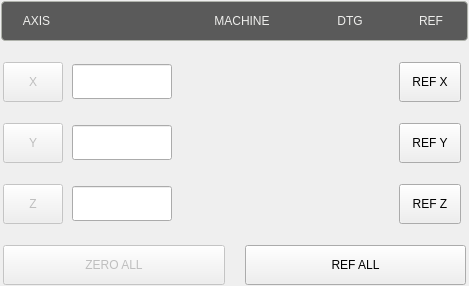
<?xml version="1.0" encoding="UTF-8"?>
<ui version="4.0">
 <class>dros_xyz</class>
 <widget class="QWidget" name="dros_xyz">
  <property name="geometry">
   <rect>
    <x>0</x>
    <y>0</y>
    <width>469</width>
    <height>286</height>
   </rect>
  </property>
  <property name="sizePolicy">
   <sizepolicy hsizetype="Preferred" vsizetype="Preferred">
    <horstretch>0</horstretch>
    <verstretch>0</verstretch>
   </sizepolicy>
  </property>
  <property name="windowTitle">
   <string>dros_xyz</string>
  </property>
  <property name="layoutDirection">
   <enum>Qt::LayoutDirection::LeftToRight</enum>
  </property>
  <layout class="QVBoxLayout" name="verticalLayout">
   <property name="spacing">
    <number>0</number>
   </property>
   <property name="leftMargin">
    <number>0</number>
   </property>
   <property name="topMargin">
    <number>0</number>
   </property>
   <property name="rightMargin">
    <number>0</number>
   </property>
   <property name="bottomMargin">
    <number>0</number>
   </property>
   <item>
    <widget class="QWidget" name="widget_xyz" native="true">
     <layout class="QVBoxLayout" name="verticalLayout_55">
      <property name="spacing">
       <number>19</number>
      </property>
      <property name="leftMargin">
       <number>0</number>
      </property>
      <property name="topMargin">
       <number>0</number>
      </property>
      <property name="rightMargin">
       <number>0</number>
      </property>
      <property name="bottomMargin">
       <number>0</number>
      </property>
      <item>
       <layout class="QHBoxLayout" name="horizontalLayout_81">
        <property name="spacing">
         <number>8</number>
        </property>
        <property name="leftMargin">
         <number>1</number>
        </property>
        <property name="topMargin">
         <number>1</number>
        </property>
        <property name="rightMargin">
         <number>1</number>
        </property>
        <property name="bottomMargin">
         <number>1</number>
        </property>
        <item>
         <widget class="QFrame" name="frame">
          <property name="sizePolicy">
           <sizepolicy hsizetype="Preferred" vsizetype="Fixed">
            <horstretch>0</horstretch>
            <verstretch>0</verstretch>
           </sizepolicy>
          </property>
          <property name="minimumSize">
           <size>
            <width>0</width>
            <height>40</height>
           </size>
          </property>
          <property name="maximumSize">
           <size>
            <width>16777215</width>
            <height>40</height>
           </size>
          </property>
          <property name="styleSheet">
           <string notr="true">.QFrame{
    border-style: solid;
    border-color: rgb(176, 179,172);
    border-width: 1px;
    border-radius: 4px;
    background-color: rgb(90, 90, 90);
    padding: -5px;
}</string>
          </property>
          <property name="frameShape">
           <enum>QFrame::Shape::StyledPanel</enum>
          </property>
          <property name="frameShadow">
           <enum>QFrame::Shadow::Raised</enum>
          </property>
          <layout class="QHBoxLayout" name="horizontalLayout_136">
           <property name="spacing">
            <number>8</number>
           </property>
           <property name="leftMargin">
            <number>15</number>
           </property>
           <property name="rightMargin">
            <number>20</number>
           </property>
           <item>
            <widget class="StatusLabel" name="axis_column_header">
             <property name="sizePolicy">
              <sizepolicy hsizetype="Fixed" vsizetype="Fixed">
               <horstretch>0</horstretch>
               <verstretch>0</verstretch>
              </sizepolicy>
             </property>
             <property name="minimumSize">
              <size>
               <width>60</width>
               <height>17</height>
              </size>
             </property>
             <property name="maximumSize">
              <size>
               <width>60</width>
               <height>17</height>
              </size>
             </property>
             <property name="styleSheet">
              <string notr="true">QLabel{
    color: rgb(238, 238, 236);
	font: 16pt &quot;Bebas Kai&quot;;
    padding-left: 1px;
    padding-right: 20px;
}</string>
             </property>
             <property name="text">
              <string>AXIS</string>
             </property>
             <property name="alignment">
              <set>Qt::AlignmentFlag::AlignCenter</set>
             </property>
             <property name="rules" stdset="0">
              <string>[]</string>
             </property>
            </widget>
           </item>
           <item>
            <widget class="StatusLabel" name="work_column_header">
             <property name="sizePolicy">
              <sizepolicy hsizetype="Fixed" vsizetype="Fixed">
               <horstretch>0</horstretch>
               <verstretch>0</verstretch>
              </sizepolicy>
             </property>
             <property name="minimumSize">
              <size>
               <width>100</width>
               <height>17</height>
              </size>
             </property>
             <property name="maximumSize">
              <size>
               <width>100</width>
               <height>17</height>
              </size>
             </property>
             <property name="styleSheet">
              <string notr="true">QLabel{
    color: rgb(238, 238, 236);
	font: 16pt &quot;Bebas Kai&quot;;
    padding-left: 6px;
}</string>
             </property>
             <property name="alignment">
              <set>Qt::AlignmentFlag::AlignCenter</set>
             </property>
             <property name="rules" stdset="0">
              <string>[{&quot;channels&quot;: [{&quot;url&quot;: &quot;status:g5x_index?text&quot;, &quot;trigger&quot;: true}], &quot;property&quot;: &quot;Text&quot;, &quot;expression&quot;: &quot;ch[0] + ' WORK'\n&quot;, &quot;name&quot;: &quot;WCS Header&quot;}]</string>
             </property>
            </widget>
           </item>
           <item>
            <widget class="QLabel" name="machine_column_header">
             <property name="enabled">
              <bool>false</bool>
             </property>
             <property name="sizePolicy">
              <sizepolicy hsizetype="Fixed" vsizetype="Fixed">
               <horstretch>0</horstretch>
               <verstretch>0</verstretch>
              </sizepolicy>
             </property>
             <property name="minimumSize">
              <size>
               <width>100</width>
               <height>17</height>
              </size>
             </property>
             <property name="maximumSize">
              <size>
               <width>100</width>
               <height>17</height>
              </size>
             </property>
             <property name="styleSheet">
              <string notr="true">QLabel{
    color: rgb(238, 238, 236);
	font: 16pt &quot;Bebas Kai&quot;;
}</string>
             </property>
             <property name="text">
              <string>MACHINE</string>
             </property>
             <property name="alignment">
              <set>Qt::AlignmentFlag::AlignCenter</set>
             </property>
            </widget>
           </item>
           <item>
            <widget class="QLabel" name="dtg_column_header">
             <property name="sizePolicy">
              <sizepolicy hsizetype="Fixed" vsizetype="Fixed">
               <horstretch>0</horstretch>
               <verstretch>0</verstretch>
              </sizepolicy>
             </property>
             <property name="minimumSize">
              <size>
               <width>100</width>
               <height>17</height>
              </size>
             </property>
             <property name="maximumSize">
              <size>
               <width>100</width>
               <height>17</height>
              </size>
             </property>
             <property name="styleSheet">
              <string notr="true">QLabel{
    color: rgb(238, 238, 236);
	font: 16pt &quot;Bebas Kai&quot;;
}</string>
             </property>
             <property name="text">
              <string>DTG</string>
             </property>
             <property name="alignment">
              <set>Qt::AlignmentFlag::AlignCenter</set>
             </property>
            </widget>
           </item>
           <item>
            <widget class="StatusLabel" name="ref_column_header">
             <property name="sizePolicy">
              <sizepolicy hsizetype="Fixed" vsizetype="Fixed">
               <horstretch>0</horstretch>
               <verstretch>0</verstretch>
              </sizepolicy>
             </property>
             <property name="minimumSize">
              <size>
               <width>40</width>
               <height>17</height>
              </size>
             </property>
             <property name="maximumSize">
              <size>
               <width>40</width>
               <height>17</height>
              </size>
             </property>
             <property name="styleSheet">
              <string notr="true">QLabel{
    color: rgb(238, 238, 236);
	font: 16pt &quot;Bebas Kai&quot;;
    padding-left: 6px;
}</string>
             </property>
             <property name="text">
              <string>REF</string>
             </property>
             <property name="alignment">
              <set>Qt::AlignmentFlag::AlignCenter</set>
             </property>
             <property name="rules" stdset="0">
              <string>[]</string>
             </property>
            </widget>
           </item>
          </layout>
         </widget>
        </item>
       </layout>
      </item>
      <item>
       <layout class="QHBoxLayout" name="x_axis_dro_layout">
        <property name="spacing">
         <number>7</number>
        </property>
        <property name="leftMargin">
         <number>1</number>
        </property>
        <property name="topMargin">
         <number>1</number>
        </property>
        <property name="rightMargin">
         <number>1</number>
        </property>
        <property name="bottomMargin">
         <number>1</number>
        </property>
        <item>
         <widget class="MDIButton" name="zero_x_button">
          <property name="enabled">
           <bool>false</bool>
          </property>
          <property name="sizePolicy">
           <sizepolicy hsizetype="Fixed" vsizetype="Preferred">
            <horstretch>0</horstretch>
            <verstretch>0</verstretch>
           </sizepolicy>
          </property>
          <property name="minimumSize">
           <size>
            <width>60</width>
            <height>40</height>
           </size>
          </property>
          <property name="maximumSize">
           <size>
            <width>60</width>
            <height>40</height>
           </size>
          </property>
          <property name="focusPolicy">
           <enum>Qt::FocusPolicy::NoFocus</enum>
          </property>
          <property name="layoutDirection">
           <enum>Qt::LayoutDirection::LeftToRight</enum>
          </property>
          <property name="styleSheet">
           <string notr="true">MDIButton {
   	font: 17pt &quot;Bebas Kai&quot;;
}</string>
          </property>
          <property name="text">
           <string>X</string>
          </property>
          <property name="icon">
           <iconset resource="../../../../src/probe_basic/probe_basic.qrc">
            <normaloff>:/images/zero.png</normaloff>:/images/zero.png</iconset>
          </property>
          <property name="iconSize">
           <size>
            <width>20</width>
            <height>20</height>
           </size>
          </property>
          <property name="rules" stdset="0">
           <string>[
    {
        &quot;channels&quot;: [
            {
                &quot;url&quot;: &quot;status:g5x_index&quot;,
                &quot;trigger&quot;: true,
                &quot;type&quot;: &quot;int&quot;
            }
        ],
        &quot;expression&quot;: &quot;&quot;,
        &quot;name&quot;: &quot;G5x Index&quot;,
        &quot;property&quot;: &quot;None&quot;
    }
]</string>
          </property>
          <property name="MDICommand" stdset="0">
           <string>G10 L20 P{ch[0]} X0.0</string>
          </property>
         </widget>
        </item>
        <item>
         <widget class="DROLineEdit" name="drowidget_x">
          <property name="minimumSize">
           <size>
            <width>100</width>
            <height>35</height>
           </size>
          </property>
          <property name="maximumSize">
           <size>
            <width>100</width>
            <height>35</height>
           </size>
          </property>
          <property name="font">
           <font>
            <family>Bebas Kai</family>
            <pointsize>17</pointsize>
            <italic>false</italic>
            <bold>false</bold>
           </font>
          </property>
          <property name="focusPolicy">
           <enum>Qt::FocusPolicy::ClickFocus</enum>
          </property>
          <property name="cursorPosition">
           <number>0</number>
          </property>
          <property name="alignment">
           <set>Qt::AlignmentFlag::AlignRight|Qt::AlignmentFlag::AlignTrailing|Qt::AlignmentFlag::AlignVCenter</set>
          </property>
          <property name="referenceType" stdset="0">
           <number>1</number>
          </property>
          <property name="axisNumber" stdset="0">
           <number>0</number>
          </property>
          <property name="inchFormat" stdset="0">
           <string>%9.4f</string>
          </property>
          <property name="millimeterFormat" stdset="0">
           <string>%10.3f</string>
          </property>
          <property name="degreeFormat" stdset="0">
           <string>%10.2f</string>
          </property>
          <property name="latheMode" stdset="0">
           <number>0</number>
          </property>
          <property name="styleSet" stdset="0">
           <string>dataField17</string>
          </property>
         </widget>
        </item>
        <item>
         <widget class="DROLabel" name="drolabel_machine_x">
          <property name="sizePolicy">
           <sizepolicy hsizetype="Fixed" vsizetype="Fixed">
            <horstretch>0</horstretch>
            <verstretch>0</verstretch>
           </sizepolicy>
          </property>
          <property name="minimumSize">
           <size>
            <width>100</width>
            <height>35</height>
           </size>
          </property>
          <property name="maximumSize">
           <size>
            <width>100</width>
            <height>35</height>
           </size>
          </property>
          <property name="alignment">
           <set>Qt::AlignmentFlag::AlignRight|Qt::AlignmentFlag::AlignTrailing|Qt::AlignmentFlag::AlignVCenter</set>
          </property>
          <property name="referenceType" stdset="0">
           <number>0</number>
          </property>
          <property name="axisNumber" stdset="0">
           <number>0</number>
          </property>
          <property name="inchFormat" stdset="0">
           <string>%9.4f</string>
          </property>
          <property name="millimeterFormat" stdset="0">
           <string>%10.3f</string>
          </property>
          <property name="degreeFormat" stdset="0">
           <string>%10.2f</string>
          </property>
          <property name="latheMode" stdset="0">
           <number>0</number>
          </property>
          <property name="styleSet" stdset="0">
           <string>dataField17</string>
          </property>
         </widget>
        </item>
        <item>
         <widget class="DROLabel" name="drolabel_dtg_x">
          <property name="sizePolicy">
           <sizepolicy hsizetype="Fixed" vsizetype="Fixed">
            <horstretch>0</horstretch>
            <verstretch>0</verstretch>
           </sizepolicy>
          </property>
          <property name="minimumSize">
           <size>
            <width>100</width>
            <height>35</height>
           </size>
          </property>
          <property name="maximumSize">
           <size>
            <width>100</width>
            <height>35</height>
           </size>
          </property>
          <property name="alignment">
           <set>Qt::AlignmentFlag::AlignRight|Qt::AlignmentFlag::AlignTrailing|Qt::AlignmentFlag::AlignVCenter</set>
          </property>
          <property name="referenceType" stdset="0">
           <number>2</number>
          </property>
          <property name="axisNumber" stdset="0">
           <number>0</number>
          </property>
          <property name="inchFormat" stdset="0">
           <string>%9.4f</string>
          </property>
          <property name="millimeterFormat" stdset="0">
           <string>%10.3f</string>
          </property>
          <property name="degreeFormat" stdset="0">
           <string>%10.2f</string>
          </property>
          <property name="latheMode" stdset="0">
           <number>0</number>
          </property>
          <property name="styleSet" stdset="0">
           <string>dataField17</string>
          </property>
         </widget>
        </item>
        <item>
         <widget class="ActionButton" name="ref_x_button">
          <property name="sizePolicy">
           <sizepolicy hsizetype="Preferred" vsizetype="Fixed">
            <horstretch>0</horstretch>
            <verstretch>0</verstretch>
           </sizepolicy>
          </property>
          <property name="minimumSize">
           <size>
            <width>62</width>
            <height>40</height>
           </size>
          </property>
          <property name="maximumSize">
           <size>
            <width>62</width>
            <height>40</height>
           </size>
          </property>
          <property name="focusPolicy">
           <enum>Qt::FocusPolicy::NoFocus</enum>
          </property>
          <property name="styleSheet">
           <string notr="true">QPushButton {
   	font: 15pt &quot;Bebas Kai&quot;;
}</string>
          </property>
          <property name="text">
           <string>REF X</string>
          </property>
          <property name="rules" stdset="0">
           <string>[{&quot;name&quot;: &quot;home_prohibit&quot;, &quot;property&quot;: &quot;Enable&quot;, &quot;expression&quot;: &quot;not (ch[0] or ch[1] or ch[2])&quot;, &quot;channels&quot;: [{&quot;url&quot;: &quot;status:joint.0.homing&quot;, &quot;trigger&quot;: true}, {&quot;url&quot;: &quot;status:joint.1.homing&quot;, &quot;trigger&quot;: true}, {&quot;url&quot;: &quot;status:joint.2.homing&quot;, &quot;trigger&quot;: true}]}]</string>
          </property>
          <property name="actionName" stdset="0">
           <string>machine.home.axis:x</string>
          </property>
         </widget>
        </item>
       </layout>
      </item>
      <item>
       <layout class="QHBoxLayout" name="y_axis_dro_layout">
        <property name="spacing">
         <number>7</number>
        </property>
        <property name="leftMargin">
         <number>1</number>
        </property>
        <property name="topMargin">
         <number>1</number>
        </property>
        <property name="rightMargin">
         <number>1</number>
        </property>
        <property name="bottomMargin">
         <number>1</number>
        </property>
        <item>
         <widget class="MDIButton" name="zero_y_button">
          <property name="enabled">
           <bool>false</bool>
          </property>
          <property name="sizePolicy">
           <sizepolicy hsizetype="Fixed" vsizetype="Preferred">
            <horstretch>0</horstretch>
            <verstretch>0</verstretch>
           </sizepolicy>
          </property>
          <property name="minimumSize">
           <size>
            <width>60</width>
            <height>40</height>
           </size>
          </property>
          <property name="maximumSize">
           <size>
            <width>60</width>
            <height>40</height>
           </size>
          </property>
          <property name="focusPolicy">
           <enum>Qt::FocusPolicy::NoFocus</enum>
          </property>
          <property name="styleSheet">
           <string notr="true">MDIButton {
   	font: 17pt &quot;Bebas Kai&quot;;
}</string>
          </property>
          <property name="text">
           <string>Y</string>
          </property>
          <property name="icon">
           <iconset resource="../../../../src/probe_basic/probe_basic.qrc">
            <normaloff>:/images/zero.png</normaloff>:/images/zero.png</iconset>
          </property>
          <property name="iconSize">
           <size>
            <width>20</width>
            <height>20</height>
           </size>
          </property>
          <property name="rules" stdset="0">
           <string>[
    {
        &quot;channels&quot;: [
            {
                &quot;url&quot;: &quot;status:g5x_index&quot;,
                &quot;trigger&quot;: true,
                &quot;type&quot;: &quot;int&quot;
            }
        ],
        &quot;expression&quot;: &quot;&quot;,
        &quot;name&quot;: &quot;G5x Index&quot;,
        &quot;property&quot;: &quot;None&quot;
    }
]</string>
          </property>
          <property name="MDICommand" stdset="0">
           <string>G10 L20 P{ch[0]} Y0.0</string>
          </property>
         </widget>
        </item>
        <item>
         <widget class="DROLineEdit" name="drowidget_y">
          <property name="minimumSize">
           <size>
            <width>100</width>
            <height>35</height>
           </size>
          </property>
          <property name="maximumSize">
           <size>
            <width>100</width>
            <height>35</height>
           </size>
          </property>
          <property name="font">
           <font>
            <family>Bebas Kai</family>
            <pointsize>17</pointsize>
            <italic>false</italic>
            <bold>false</bold>
           </font>
          </property>
          <property name="focusPolicy">
           <enum>Qt::FocusPolicy::ClickFocus</enum>
          </property>
          <property name="alignment">
           <set>Qt::AlignmentFlag::AlignRight|Qt::AlignmentFlag::AlignTrailing|Qt::AlignmentFlag::AlignVCenter</set>
          </property>
          <property name="axisNumber" stdset="0">
           <number>1</number>
          </property>
          <property name="styleSet" stdset="0">
           <string>dataField17</string>
          </property>
         </widget>
        </item>
        <item>
         <widget class="DROLabel" name="drolabel_machine_y">
          <property name="sizePolicy">
           <sizepolicy hsizetype="Fixed" vsizetype="Fixed">
            <horstretch>0</horstretch>
            <verstretch>0</verstretch>
           </sizepolicy>
          </property>
          <property name="minimumSize">
           <size>
            <width>100</width>
            <height>35</height>
           </size>
          </property>
          <property name="maximumSize">
           <size>
            <width>100</width>
            <height>35</height>
           </size>
          </property>
          <property name="alignment">
           <set>Qt::AlignmentFlag::AlignRight|Qt::AlignmentFlag::AlignTrailing|Qt::AlignmentFlag::AlignVCenter</set>
          </property>
          <property name="referenceType" stdset="0">
           <number>0</number>
          </property>
          <property name="axisNumber" stdset="0">
           <number>1</number>
          </property>
          <property name="inchFormat" stdset="0">
           <string>%9.4f</string>
          </property>
          <property name="millimeterFormat" stdset="0">
           <string>%10.3f</string>
          </property>
          <property name="degreeFormat" stdset="0">
           <string>%10.2f</string>
          </property>
          <property name="latheMode" stdset="0">
           <number>0</number>
          </property>
          <property name="styleSet" stdset="0">
           <string>dataField17</string>
          </property>
         </widget>
        </item>
        <item>
         <widget class="DROLabel" name="drolabel_dtg_y">
          <property name="sizePolicy">
           <sizepolicy hsizetype="Fixed" vsizetype="Fixed">
            <horstretch>0</horstretch>
            <verstretch>0</verstretch>
           </sizepolicy>
          </property>
          <property name="minimumSize">
           <size>
            <width>100</width>
            <height>35</height>
           </size>
          </property>
          <property name="maximumSize">
           <size>
            <width>100</width>
            <height>35</height>
           </size>
          </property>
          <property name="alignment">
           <set>Qt::AlignmentFlag::AlignRight|Qt::AlignmentFlag::AlignTrailing|Qt::AlignmentFlag::AlignVCenter</set>
          </property>
          <property name="referenceType" stdset="0">
           <number>2</number>
          </property>
          <property name="axisNumber" stdset="0">
           <number>1</number>
          </property>
          <property name="inchFormat" stdset="0">
           <string>%9.4f</string>
          </property>
          <property name="millimeterFormat" stdset="0">
           <string>%10.3f</string>
          </property>
          <property name="degreeFormat" stdset="0">
           <string>%10.2f</string>
          </property>
          <property name="latheMode" stdset="0">
           <number>0</number>
          </property>
          <property name="styleSet" stdset="0">
           <string>dataField17</string>
          </property>
         </widget>
        </item>
        <item>
         <widget class="ActionButton" name="ref_y_button">
          <property name="sizePolicy">
           <sizepolicy hsizetype="Preferred" vsizetype="Fixed">
            <horstretch>0</horstretch>
            <verstretch>0</verstretch>
           </sizepolicy>
          </property>
          <property name="minimumSize">
           <size>
            <width>62</width>
            <height>40</height>
           </size>
          </property>
          <property name="maximumSize">
           <size>
            <width>62</width>
            <height>40</height>
           </size>
          </property>
          <property name="focusPolicy">
           <enum>Qt::FocusPolicy::NoFocus</enum>
          </property>
          <property name="styleSheet">
           <string notr="true">QPushButton {
   	font: 15pt &quot;Bebas Kai&quot;;
}</string>
          </property>
          <property name="text">
           <string>REF Y</string>
          </property>
          <property name="rules" stdset="0">
           <string>[{&quot;name&quot;: &quot;home_prohibit&quot;, &quot;property&quot;: &quot;Enable&quot;, &quot;expression&quot;: &quot;not (ch[0] or ch[1] or ch[2])&quot;, &quot;channels&quot;: [{&quot;url&quot;: &quot;status:joint.0.homing&quot;, &quot;trigger&quot;: true}, {&quot;url&quot;: &quot;status:joint.1.homing&quot;, &quot;trigger&quot;: true}, {&quot;url&quot;: &quot;status:joint.2.homing&quot;, &quot;trigger&quot;: true}]}]</string>
          </property>
          <property name="actionName" stdset="0">
           <string>machine.home.axis:y</string>
          </property>
         </widget>
        </item>
       </layout>
      </item>
      <item>
       <layout class="QHBoxLayout" name="z_axis_dro_layout">
        <property name="spacing">
         <number>7</number>
        </property>
        <property name="leftMargin">
         <number>1</number>
        </property>
        <property name="topMargin">
         <number>1</number>
        </property>
        <property name="rightMargin">
         <number>1</number>
        </property>
        <property name="bottomMargin">
         <number>1</number>
        </property>
        <item>
         <widget class="MDIButton" name="zero_z_button">
          <property name="enabled">
           <bool>false</bool>
          </property>
          <property name="sizePolicy">
           <sizepolicy hsizetype="Fixed" vsizetype="Preferred">
            <horstretch>0</horstretch>
            <verstretch>0</verstretch>
           </sizepolicy>
          </property>
          <property name="minimumSize">
           <size>
            <width>60</width>
            <height>40</height>
           </size>
          </property>
          <property name="maximumSize">
           <size>
            <width>60</width>
            <height>40</height>
           </size>
          </property>
          <property name="focusPolicy">
           <enum>Qt::FocusPolicy::NoFocus</enum>
          </property>
          <property name="styleSheet">
           <string notr="true">MDIButton {
   	font: 17pt &quot;Bebas Kai&quot;;
}</string>
          </property>
          <property name="text">
           <string>Z</string>
          </property>
          <property name="icon">
           <iconset resource="../../../../src/probe_basic/probe_basic.qrc">
            <normaloff>:/images/zero.png</normaloff>:/images/zero.png</iconset>
          </property>
          <property name="iconSize">
           <size>
            <width>20</width>
            <height>20</height>
           </size>
          </property>
          <property name="rules" stdset="0">
           <string>[
    {
        &quot;channels&quot;: [
            {
                &quot;url&quot;: &quot;status:g5x_index&quot;,
                &quot;trigger&quot;: true,
                &quot;type&quot;: &quot;int&quot;
            }
        ],
        &quot;expression&quot;: &quot;&quot;,
        &quot;name&quot;: &quot;G5x Index&quot;,
        &quot;property&quot;: &quot;None&quot;
    }
]</string>
          </property>
          <property name="MDICommand" stdset="0">
           <string>G10 L20 P{ch[0]} Z0.0</string>
          </property>
         </widget>
        </item>
        <item>
         <widget class="DROLineEdit" name="drowidget_z">
          <property name="minimumSize">
           <size>
            <width>100</width>
            <height>35</height>
           </size>
          </property>
          <property name="maximumSize">
           <size>
            <width>100</width>
            <height>35</height>
           </size>
          </property>
          <property name="font">
           <font>
            <family>Bebas Kai</family>
            <pointsize>17</pointsize>
            <italic>false</italic>
            <bold>false</bold>
           </font>
          </property>
          <property name="focusPolicy">
           <enum>Qt::FocusPolicy::ClickFocus</enum>
          </property>
          <property name="alignment">
           <set>Qt::AlignmentFlag::AlignRight|Qt::AlignmentFlag::AlignTrailing|Qt::AlignmentFlag::AlignVCenter</set>
          </property>
          <property name="axisNumber" stdset="0">
           <number>2</number>
          </property>
          <property name="styleSet" stdset="0">
           <string>dataField17</string>
          </property>
         </widget>
        </item>
        <item>
         <widget class="DROLabel" name="drolabel_machine_z">
          <property name="sizePolicy">
           <sizepolicy hsizetype="Fixed" vsizetype="Fixed">
            <horstretch>0</horstretch>
            <verstretch>0</verstretch>
           </sizepolicy>
          </property>
          <property name="minimumSize">
           <size>
            <width>100</width>
            <height>35</height>
           </size>
          </property>
          <property name="maximumSize">
           <size>
            <width>100</width>
            <height>35</height>
           </size>
          </property>
          <property name="alignment">
           <set>Qt::AlignmentFlag::AlignRight|Qt::AlignmentFlag::AlignTrailing|Qt::AlignmentFlag::AlignVCenter</set>
          </property>
          <property name="referenceType" stdset="0">
           <number>0</number>
          </property>
          <property name="axisNumber" stdset="0">
           <number>2</number>
          </property>
          <property name="inchFormat" stdset="0">
           <string>%9.4f</string>
          </property>
          <property name="millimeterFormat" stdset="0">
           <string>%10.3f</string>
          </property>
          <property name="degreeFormat" stdset="0">
           <string>%10.2f</string>
          </property>
          <property name="latheMode" stdset="0">
           <number>0</number>
          </property>
          <property name="styleSet" stdset="0">
           <string>dataField17</string>
          </property>
         </widget>
        </item>
        <item>
         <widget class="DROLabel" name="drolabel_dtg_z">
          <property name="sizePolicy">
           <sizepolicy hsizetype="Fixed" vsizetype="Fixed">
            <horstretch>0</horstretch>
            <verstretch>0</verstretch>
           </sizepolicy>
          </property>
          <property name="minimumSize">
           <size>
            <width>100</width>
            <height>35</height>
           </size>
          </property>
          <property name="maximumSize">
           <size>
            <width>100</width>
            <height>35</height>
           </size>
          </property>
          <property name="alignment">
           <set>Qt::AlignmentFlag::AlignRight|Qt::AlignmentFlag::AlignTrailing|Qt::AlignmentFlag::AlignVCenter</set>
          </property>
          <property name="referenceType" stdset="0">
           <number>2</number>
          </property>
          <property name="axisNumber" stdset="0">
           <number>2</number>
          </property>
          <property name="inchFormat" stdset="0">
           <string>%9.4f</string>
          </property>
          <property name="millimeterFormat" stdset="0">
           <string>%10.3f</string>
          </property>
          <property name="degreeFormat" stdset="0">
           <string>%10.2f</string>
          </property>
          <property name="latheMode" stdset="0">
           <number>0</number>
          </property>
          <property name="styleSet" stdset="0">
           <string>dataField17</string>
          </property>
         </widget>
        </item>
        <item>
         <widget class="ActionButton" name="ref_z_button">
          <property name="sizePolicy">
           <sizepolicy hsizetype="Preferred" vsizetype="Fixed">
            <horstretch>0</horstretch>
            <verstretch>0</verstretch>
           </sizepolicy>
          </property>
          <property name="minimumSize">
           <size>
            <width>62</width>
            <height>40</height>
           </size>
          </property>
          <property name="maximumSize">
           <size>
            <width>62</width>
            <height>40</height>
           </size>
          </property>
          <property name="focusPolicy">
           <enum>Qt::FocusPolicy::NoFocus</enum>
          </property>
          <property name="styleSheet">
           <string notr="true">QPushButton {
   	font: 15pt &quot;Bebas Kai&quot;;
}</string>
          </property>
          <property name="text">
           <string>REF Z</string>
          </property>
          <property name="rules" stdset="0">
           <string>[{&quot;name&quot;: &quot;home_prohibit&quot;, &quot;property&quot;: &quot;Enable&quot;, &quot;expression&quot;: &quot;not (ch[0] or ch[1] or ch[2])&quot;, &quot;channels&quot;: [{&quot;url&quot;: &quot;status:joint.0.homing&quot;, &quot;trigger&quot;: true}, {&quot;url&quot;: &quot;status:joint.1.homing&quot;, &quot;trigger&quot;: true}, {&quot;url&quot;: &quot;status:joint.2.homing&quot;, &quot;trigger&quot;: true}]}]</string>
          </property>
          <property name="actionName" stdset="0">
           <string>machine.home.axis:z</string>
          </property>
         </widget>
        </item>
       </layout>
      </item>
      <item>
       <layout class="QHBoxLayout" name="layout">
        <property name="spacing">
         <number>20</number>
        </property>
        <property name="leftMargin">
         <number>3</number>
        </property>
        <property name="topMargin">
         <number>1</number>
        </property>
        <property name="rightMargin">
         <number>3</number>
        </property>
        <property name="bottomMargin">
         <number>1</number>
        </property>
        <item>
         <widget class="MDIButton" name="zero_all_button">
          <property name="enabled">
           <bool>false</bool>
          </property>
          <property name="sizePolicy">
           <sizepolicy hsizetype="Preferred" vsizetype="Preferred">
            <horstretch>1</horstretch>
            <verstretch>0</verstretch>
           </sizepolicy>
          </property>
          <property name="minimumSize">
           <size>
            <width>60</width>
            <height>40</height>
           </size>
          </property>
          <property name="maximumSize">
           <size>
            <width>16777215</width>
            <height>40</height>
           </size>
          </property>
          <property name="focusPolicy">
           <enum>Qt::FocusPolicy::NoFocus</enum>
          </property>
          <property name="layoutDirection">
           <enum>Qt::LayoutDirection::LeftToRight</enum>
          </property>
          <property name="styleSheet">
           <string notr="true">MDIButton {
   	font: 15pt &quot;Bebas Kai&quot;;
}</string>
          </property>
          <property name="text">
           <string>ZERO ALL</string>
          </property>
          <property name="iconSize">
           <size>
            <width>20</width>
            <height>20</height>
           </size>
          </property>
          <property name="rules" stdset="0">
           <string>[
    {
        &quot;channels&quot;: [
            {
                &quot;url&quot;: &quot;status:g5x_index&quot;,
                &quot;trigger&quot;: true,
                &quot;type&quot;: &quot;int&quot;
            }
        ],
        &quot;expression&quot;: &quot;&quot;,
        &quot;name&quot;: &quot;G5x Index&quot;,
        &quot;property&quot;: &quot;None&quot;
    }
]</string>
          </property>
          <property name="MDICommand" stdset="0">
           <string>G10 L20 P{ch[0]} X0.0 Y0.0 Z0.0</string>
          </property>
         </widget>
        </item>
        <item>
         <widget class="ActionButton" name="ref_all_button">
          <property name="sizePolicy">
           <sizepolicy hsizetype="Preferred" vsizetype="Fixed">
            <horstretch>1</horstretch>
            <verstretch>0</verstretch>
           </sizepolicy>
          </property>
          <property name="minimumSize">
           <size>
            <width>62</width>
            <height>40</height>
           </size>
          </property>
          <property name="maximumSize">
           <size>
            <width>16777215</width>
            <height>40</height>
           </size>
          </property>
          <property name="focusPolicy">
           <enum>Qt::FocusPolicy::NoFocus</enum>
          </property>
          <property name="styleSheet">
           <string notr="true">QPushButton {
   	font: 15pt &quot;Bebas Kai&quot;;
}</string>
          </property>
          <property name="text">
           <string>REF ALL</string>
          </property>
          <property name="rules" stdset="0">
           <string>[{&quot;channels&quot;: [{&quot;url&quot;: &quot;status:all_axes_homed&quot;, &quot;trigger&quot;: true}], &quot;property&quot;: &quot;Text&quot;, &quot;expression&quot;: &quot;'HOMED' if ch[0] else 'REF ALL'&quot;, &quot;name&quot;: &quot;reference_all&quot;}, {&quot;name&quot;: &quot;home_prohibit&quot;, &quot;property&quot;: &quot;Enable&quot;, &quot;expression&quot;: &quot;not (ch[0] or ch[1] or ch[2])&quot;, &quot;channels&quot;: [{&quot;url&quot;: &quot;status:joint.0.homing&quot;, &quot;trigger&quot;: true}, {&quot;url&quot;: &quot;status:joint.1.homing&quot;, &quot;trigger&quot;: true}, {&quot;url&quot;: &quot;status:joint.2.homing&quot;, &quot;trigger&quot;: true}]}]</string>
          </property>
          <property name="actionName" stdset="0">
           <string>machine.home.all</string>
          </property>
         </widget>
        </item>
       </layout>
      </item>
     </layout>
    </widget>
   </item>
  </layout>
 </widget>
 <customwidgets>
  <customwidget>
   <class>ActionButton</class>
   <extends>QPushButton</extends>
   <header>qtpyvcp.widgets.button_widgets.action_button</header>
  </customwidget>
  <customwidget>
   <class>MDIButton</class>
   <extends>QPushButton</extends>
   <header>qtpyvcp.widgets.button_widgets.mdi_button</header>
  </customwidget>
  <customwidget>
   <class>StatusLabel</class>
   <extends>QLabel</extends>
   <header>qtpyvcp.widgets.display_widgets.status_label</header>
  </customwidget>
  <customwidget>
   <class>DROLabel</class>
   <extends>QLabel</extends>
   <header>qtpyvcp.widgets.display_widgets.dro_label</header>
  </customwidget>
  <customwidget>
   <class>DROLineEdit</class>
   <extends>QLineEdit</extends>
   <header>qtpyvcp.widgets.input_widgets.dro_line_edit</header>
  </customwidget>
 </customwidgets>
 <resources>
  <include location="../../../../src/probe_basic/probe_basic.qrc"/>
 </resources>
 <connections/>
</ui>
